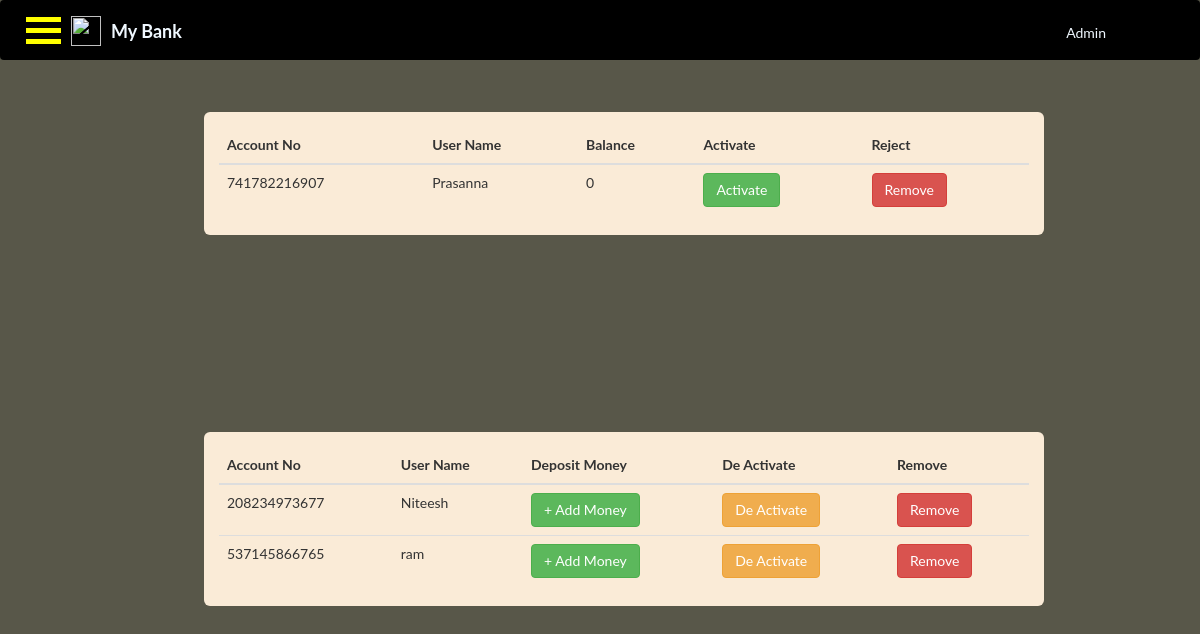
The page /admin.php (signed in) on the database its author committed.
### tables this page shows
CREATE TABLE `user_application_table` (
  `account_number` bigint(20) UNSIGNED NOT NULL,
  `name` varchar(30) NOT NULL,
  `mobile_number` bigint(10) NOT NULL,
  `email` varchar(25) NOT NULL,
  `address` text NOT NULL,
  `dob` date NOT NULL,
  `password` varchar(20) NOT NULL,
  `account_bal` int(11) DEFAULT NULL,
  `no_of_transactions` int(11) DEFAULT NULL,
  `activate_flag` varchar(1) NOT NULL DEFAULT 'N'
);

### admin.php (the view, shortened to what this page needs)
<!DOCTYPE html>
<html lang="en">
<head>
    <link rel="stylesheet" href="https://maxcdn.bootstrapcdn.com/bootstrap/3.4.1/css/bootstrap.min.css">
</head>
<body>
    <nav class="navbar navbar-light bg-light">
        <div class="navbar-brand" href="#">
            <div class="container" onclick="myFunction(this)">
                <div class="bar1"></div>
                <div class="bar2"></div>
                <div class="bar3"></div>
            </div>
            <img src="https://res.cloudinary.com/dwficcf7f/image/upload/v1681638409/mybank_tkz6wk.png" width="30"
                height="30" class="d-inline-block align-top" alt="" />
            <label class="bankName">My Bank</label>
            <div id="logoutDrp">
                <div class="btn btn-secondary dropdown-toggle" type="button" id="dropdownMenuButton"
                    data-toggle="dropdown" aria-haspopup="true" aria-expanded="false">Admin</div>
            </div>
        </div>
    </nav>
    <div class="newAppRequest">
        <table class="table table-dark">
            <thead>
                <tr>
                    <th scope="col">Account No</th>
                    <th scope="col">User Name</th>
                    <th scope="col">Balance</th>
                    <th scope="col">Activate</th>
                    <th scope="col">Reject</th>
                </tr>
            </thead>
            <tbody>
                <?php
                    $conn = mysqli_connect("localhost", "root", "", "online_banking");
                    if (!$conn) {
                        die("Connection failed: " . mysqli_connect_error());
                    }
                    else{
                        $sql = "SELECT * FROM user_application_table WHERE activate_flag ='N'";
                        $result = mysqli_query($conn, $sql);
                        if (mysqli_num_rows($result) > 0) {
                            while($row = mysqli_fetch_assoc($result)) {
                                echo "<tr>";
                                echo "<td>" . $row["account_number"] . "</td>";
                                echo "<td>" . $row["name"] . "</td>";
                                echo "<td>" . $row["account_bal"] . "</td>";
                                echo "<td><button id='activateAcc' class='btn btn-success'>Activate</button></td>";
                                echo "<td><button id='removeAcc' class='btn btn-danger' onclick='removeUser(\"" . $row['account_number'] . "\")'>Remove</button></td>";
                                echo "</tr>";
                            }
                        } else {
                            echo "<tr><td colspan='5'>No new account requests</td></tr>";
                        }
                    }
                ?>
            </tbody>
        </table>
    </div>
    <div class="existingAcc">
        <table class="table table-dark">
            <thead>
                <tr>
                    <th scope="col">Account No</th>
                    <th scope="col">User Name</th>
                    <th scope="col">Deposit Money</th>
                    <th scope="col">De Activate</th>
                    <th scope="col">Remove</th>
                </tr>
            </thead>
            <tbody>
                <?php
                    $conn = mysqli_connect("localhost", "root", "", "online_banking");
                    $sql = "SELECT * FROM user_application_table WHERE activate_flag = 'Y' AND LENGTH(account_number) = 12";
                    $result = mysqli_query($conn, $sql);
                    if (mysqli_num_rows($result) > 0) {
                        while($row = mysqli_fetch_assoc($result)) {
                            echo "<tr>";
                            echo "<td>" . $row['account_number'] . "</td>";
                            echo "<td>" . $row['name'] . "</td>";
                            echo "<td>";
                            echo "<a id='myButton' class='btn btn-success' onclick='showPopup(\"" . $row['account_number'] . "\")'>+ Add Money</a>";
                            echo "</td>";
                            echo "<td>";
                            echo "<button id='deactivateAcc' class='btn btn-warning' onclick='deactivateUser(\"" . $row['account_number'] . "\")'>De Activate</button>";
                            echo "</td>";
                            echo "<td>";
                            echo "<button id='removeAcc' class='btn btn-danger' onclick='removeUser(\"" . $row['account_number'] . "\")'>Remove</button>";
                            echo "</td>";
                            echo "</tr>";
                        }
                    } else {
                        echo "<tr><td colspan='5'>No users found.</td></tr>";
                    }
                ?>
            </tbody>
        </table>
    </div>
</body>
</html>

### admin.php (style rules this page uses)
.navbar { background-color: black; height: 60px; }
.bankName { position: absolute; top: 20px; left: 110px; color: aliceblue; }
.align-top { position: absolute; left: 70px; top: 15px; }
body { background-color: rgb(88, 87, 73); font-family: "Lato", sans-serif; }
.container { display: inline-block; cursor: pointer; position: absolute; left: 10px; top: 10px; }
.bar1, .bar2, .bar3 { width: 35px; height: 5px; background-color: yellow; margin: 6px 0; transition: 0.4s; }
#logoutDrp { color: aliceblue; position: absolute; right: 80px; top: 15px; }
.newAppRequest { position: absolute; top: 14%; left: 17%; width: 70%; background-color: antiquewhite; border-radius: 6px; padding: 15px; padding-bottom: 0px; }
.existingAcc { position: absolute; top: 54%; left: 17%; width: 70%; background-color: antiquewhite; border-radius: 6px; padding: 15px; padding-bottom: 0px; }

### rows shown on the page
user_application_table: account_number "741782216907", name "Prasanna", account_bal "0"
user_application_table: account_number "208234973677", name "Niteesh"
user_application_table: account_number "537145866765", name "ram"
